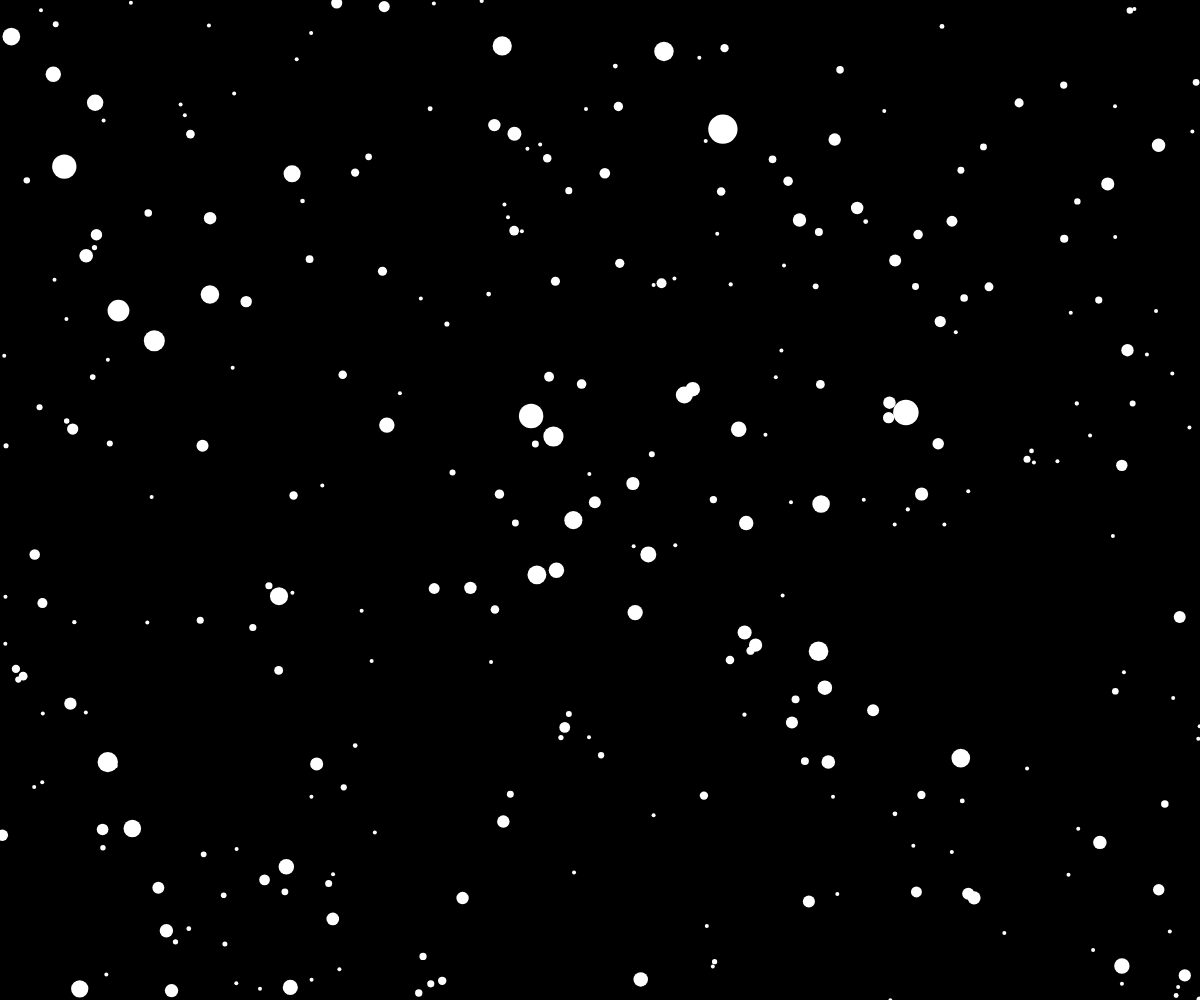
Frame 1 (no input)
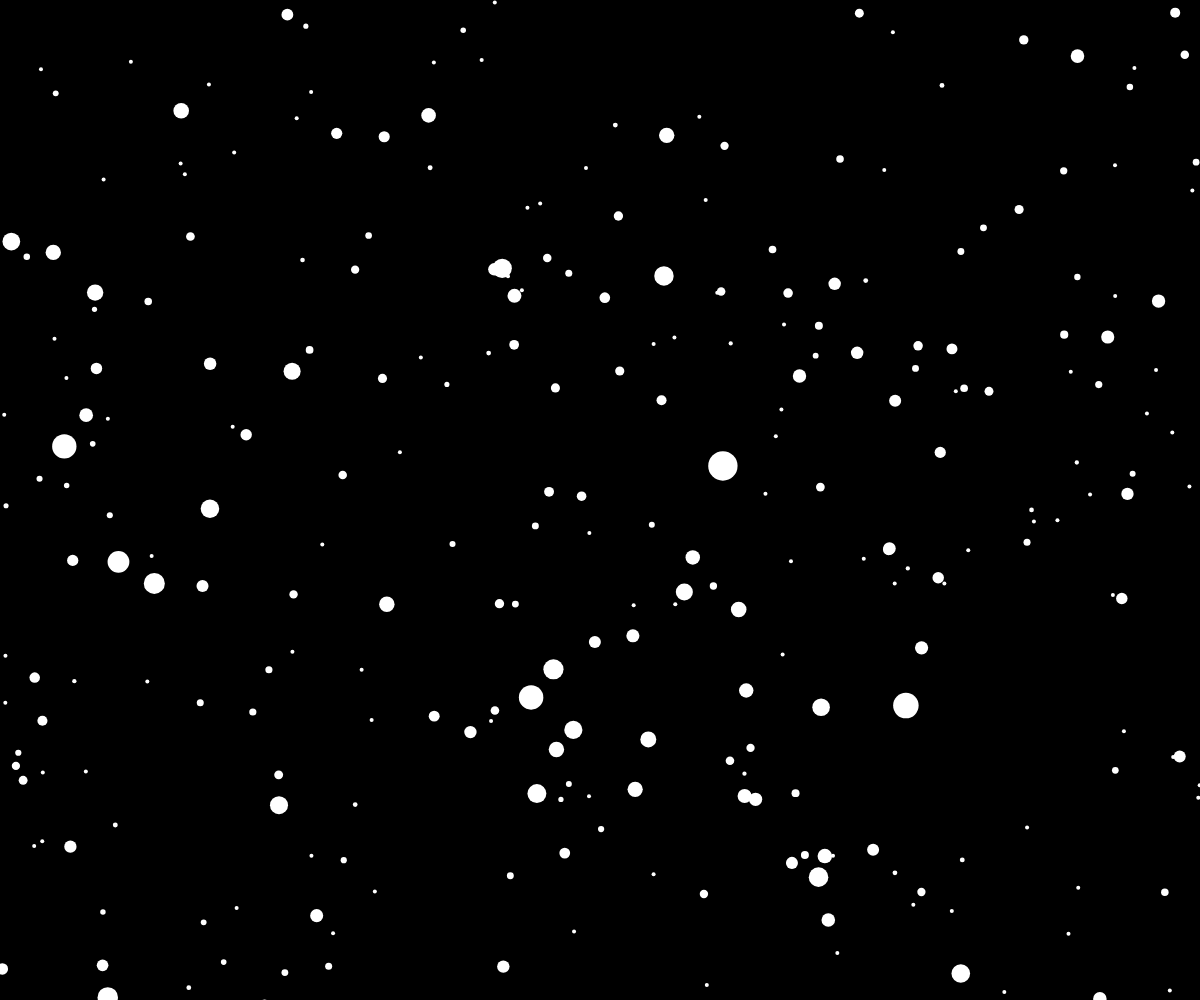
Frame 60 (no input)
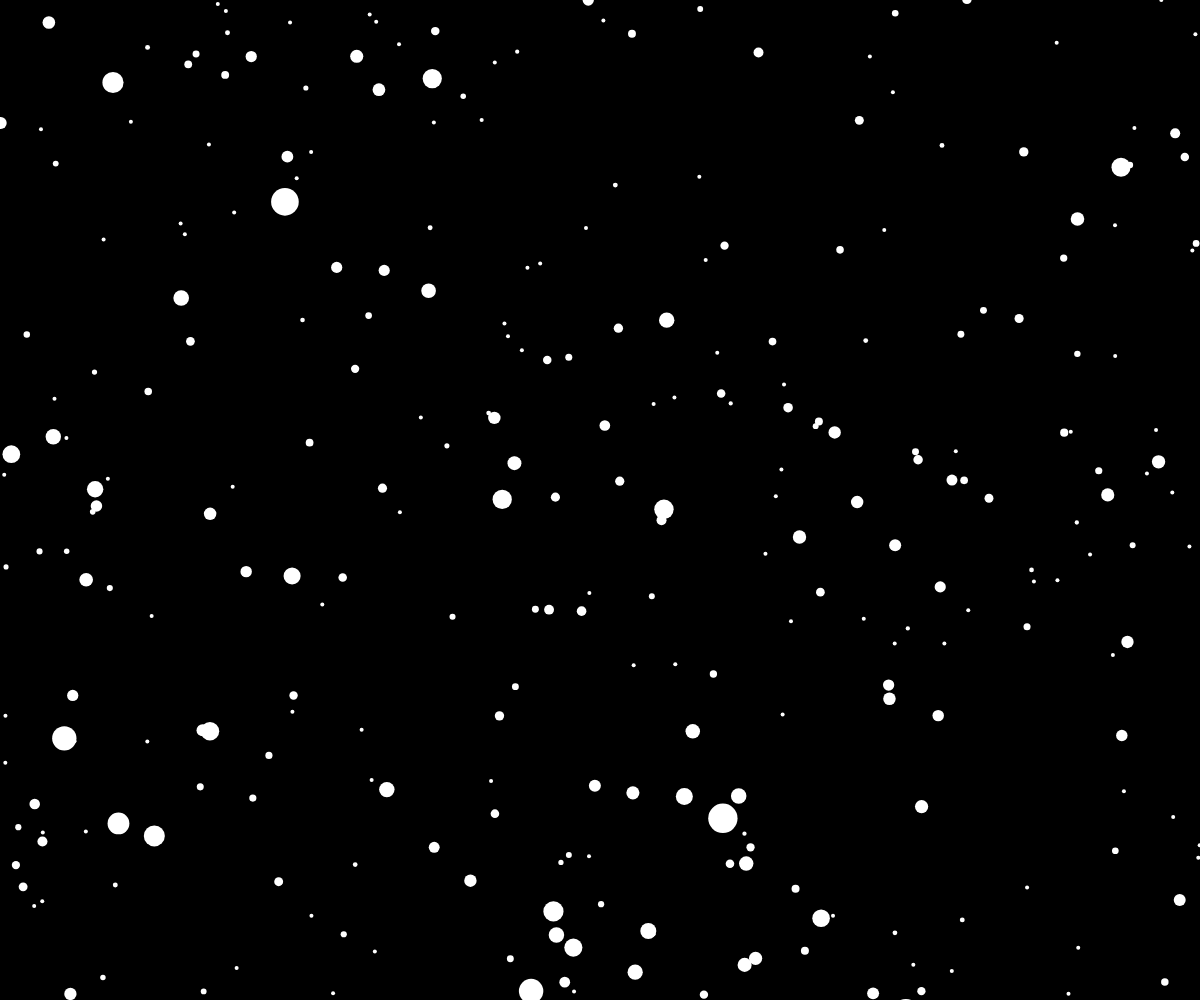
Frame 120 (the mouse pressed at the canvas centre since frame 60)

The p5.js sketch that drew these frames (run headless with seeded random() and noise() and a simulated clock; from frame 60 on, the mouse is pressed at the canvas centre):

// p5.js sketch
// ── sketch.js

let snow = [];
let numOfSnowflakes = 10;
let gravity;

function setup() {
    createCanvas(windowWidth, windowHeight);
    gravity = createVector(0, 0.034);
    for(let i = 0; i< 300; i++){
        let x = random(width);
        let y = random(height);
        snow.push(new Snowflake(x, y))
    }
}

function draw() {
    background(0)
    // snow.push(new Snowflake());
    
    
    for (flake of snow) {
        flake.applyForce(gravity);
        flake.update();
        flake.render();
    }

}

// ── snowflake.js

function getRandomSize() {
    let r = randomGaussian(0, 10);
    return constrain(abs(r), 4, 36);
}

class Snowflake {
    constructor(sx, sy) {
        let x = sx || random(width);
        let y = sy || random(-100, -10);
        this.pos = createVector(x, y);
        this.vel = createVector(0, 0);
        this.acc = createVector(0, 0);
        this.r = getRandomSize();
    }

    applyForce(force) {
        let parallax = force.copy()
        parallax.mult(this.r)
        this.acc.add(parallax);
    }

    randomize() {
        let x = random(width);
        let y = random(-100, -10);
        this.pos = createVector(x, y);
        this.vel = createVector(0, 0);
        this.acc = createVector(0, 0);
        this.r = getRandomSize();
    }

    offScreen() {
        return this.pos.y > height + this.r;
    }

    update() {
        
        this.vel.add(this.acc);
        this.vel.limit(this.r*0.2);

        if(this.vel.mag() < 1) {
            this.vel.normalize();
        }

        this.pos.add(this.vel);
        this.acc.mult(0);

        if(this.pos.y > height + this.r) {
            this.randomize()
        }
    }

    render() {
        stroke(255);
        strokeWeight(this.r)
        point(this.pos.x, this.pos.y)
    }
}
